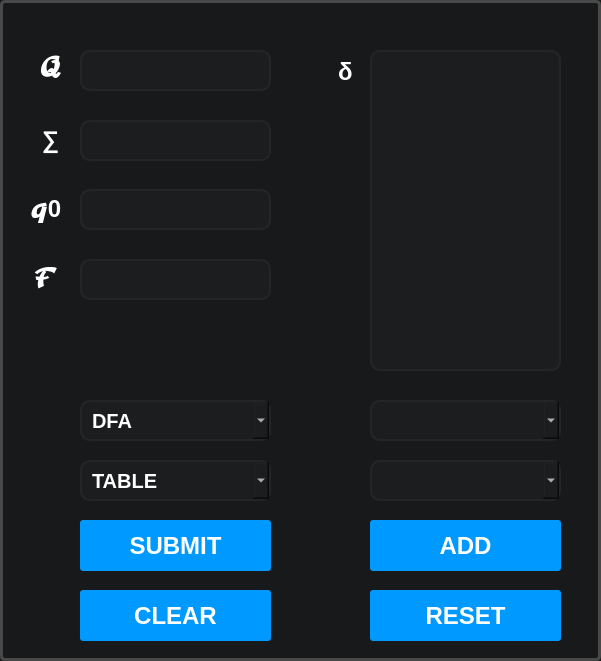
   <widget class="QFrame" name="frame">
    <property name="geometry">
     <rect>
      <x>30</x>
      <y>30</y>
      <width>601</width>
      <height>661</height>
     </rect>
    </property>
    <property name="styleSheet">
     <string notr="true">background-color: rgb(24, 25, 26);
border: 3px solid rgb(73,73,73);
border-radius: 5px;
</string>
    </property>
    <property name="frameShape">
     <enum>QFrame::StyledPanel</enum>
    </property>
    <property name="frameShadow">
     <enum>QFrame::Raised</enum>
    </property>
    <widget class="QLineEdit" name="in_fset">
     <property name="geometry">
      <rect>
       <x>80</x>
       <y>50</y>
       <width>191</width>
       <height>41</height>
      </rect>
     </property>
     <property name="font">
      <font>
       <family>MS Sans Serif</family>
       <pointsize>15</pointsize>
       <weight>75</weight>
       <bold>true</bold>
       <underline>false</underline>
       <kerning>false</kerning>
      </font>
     </property>
     <property name="focusPolicy">
      <enum>Qt::ClickFocus</enum>
     </property>
     <property name="toolTip">
      <string>&lt;html&gt;&lt;head/&gt;&lt;body&gt;&lt;p&gt;&lt;span style=&quot;border:none; font-weight:400; color:#fcfcfc;&quot;&gt;Finite set of states&lt;/span&gt;&lt;/p&gt;&lt;/body&gt;&lt;/html&gt;</string>
     </property>
     <property name="styleSheet">
      <string notr="true">QLineEdit {
	background: rgb(28, 29, 30);
	color: rgb(255, 255, 255);
	border: 2px solid rgb(36, 37, 38);
	border-radius: 10px;	
}

QLineEdit:focus{
	border: 2px solid rgb(89, 191, 255);
}

QLineEdit:focus:hover{
	border: 2px solid rgb(154, 214, 255);
}


QLineEdit:hover{
	border: 2px solid rgb(47, 49, 50);
}</string>
     </property>
     <property name="alignment">
      <set>Qt::AlignCenter</set>
     </property>
     <property name="placeholderText">
      <string/>
     </property>
    </widget>
    <widget class="QLabel" name="lab_fsets">
     <property name="geometry">
      <rect>
       <x>40</x>
       <y>51</y>
       <width>21</width>
       <height>31</height>
      </rect>
     </property>
     <property name="styleSheet">
      <string notr="true">QLabel {
	border: none;
	color: white;
	font-size: 24px;
	font-weight: bold;
	background: transparent;
}</string>
     </property>
     <property name="text">
      <string>𝓠</string>
     </property>
     <property name="alignment">
      <set>Qt::AlignCenter</set>
     </property>
    </widget>
    <widget class="QLineEdit" name="in_fset_Sym">
     <property name="geometry">
      <rect>
       <x>80</x>
       <y>120</y>
       <width>191</width>
       <height>41</height>
      </rect>
     </property>
     <property name="font">
      <font>
       <family>MS Sans Serif</family>
       <pointsize>15</pointsize>
       <weight>75</weight>
       <bold>true</bold>
       <underline>false</underline>
       <kerning>false</kerning>
      </font>
     </property>
     <property name="focusPolicy">
      <enum>Qt::ClickFocus</enum>
     </property>
     <property name="toolTip">
      <string>&lt;html&gt;&lt;head/&gt;&lt;body&gt;&lt;p&gt;&lt;span style=&quot; color:#fcfcfc;&quot;&gt;Finite set of inputs&lt;/span&gt;&lt;/p&gt;&lt;/body&gt;&lt;/html&gt;</string>
     </property>
     <property name="styleSheet">
      <string notr="true">QLineEdit {
	background: rgb(28, 29, 30);
	color: rgb(255, 255, 255);
	border: 2px solid rgb(36, 37, 38);
	border-radius: 10px;	
}

QLineEdit:focus{
	border: 2px solid rgb(89, 191, 255);
}

QLineEdit:focus:hover{
	border: 2px solid rgb(154, 214, 255);
}


QLineEdit:hover{
	border: 2px solid rgb(47, 49, 50);
}</string>
     </property>
     <property name="alignment">
      <set>Qt::AlignCenter</set>
     </property>
     <property name="placeholderText">
      <string/>
     </property>
    </widget>
    <widget class="QLabel" name="lab_fsets_Sym">
     <property name="geometry">
      <rect>
       <x>40</x>
       <y>124</y>
       <width>21</width>
       <height>31</height>
      </rect>
     </property>
     <property name="styleSheet">
      <string notr="true">QLabel {
	border: none;
	color: white;
	font-size: 24px;
	font-weight: bold;
	background: transparent;
}</string>
     </property>
     <property name="text">
      <string>∑</string>
     </property>
     <property name="alignment">
      <set>Qt::AlignCenter</set>
     </property>
    </widget>
    <widget class="QLineEdit" name="in_initial">
     <property name="geometry">
      <rect>
       <x>80</x>
       <y>189</y>
       <width>191</width>
       <height>41</height>
      </rect>
     </property>
     <property name="font">
      <font>
       <family>MS Sans Serif</family>
       <pointsize>15</pointsize>
       <weight>75</weight>
       <bold>true</bold>
       <underline>false</underline>
       <kerning>false</kerning>
      </font>
     </property>
     <property name="focusPolicy">
      <enum>Qt::ClickFocus</enum>
     </property>
     <property name="toolTip">
      <string>&lt;html&gt;&lt;head/&gt;&lt;body&gt;&lt;p&gt;&lt;span style=&quot; color:#fcfcfc;&quot;&gt;Initial state&lt;/span&gt;&lt;/p&gt;&lt;/body&gt;&lt;/html&gt;</string>
     </property>
     <property name="styleSheet">
      <string notr="true">QLineEdit {
	background: rgb(28, 29, 30);
	color: rgb(255, 255, 255);
	border: 2px solid rgb(36, 37, 38);
	border-radius: 10px;	
}

QLineEdit:focus{
	border: 2px solid rgb(89, 191, 255);
}

QLineEdit:focus:hover{
	border: 2px solid rgb(154, 214, 255);
}


QLineEdit:hover{
	border: 2px solid rgb(47, 49, 50);
}</string>
     </property>
     <property name="alignment">
      <set>Qt::AlignCenter</set>
     </property>
     <property name="placeholderText">
      <string/>
     </property>
    </widget>
    <widget class="QLabel" name="lab_initial">
     <property name="geometry">
      <rect>
       <x>30</x>
       <y>193</y>
       <width>31</width>
       <height>31</height>
      </rect>
     </property>
     <property name="styleSheet">
      <string notr="true">QLabel {
	border: none;
	color: white;
	font-size: 24px;
	font-weight: bold;
	background: transparent;
}</string>
     </property>
     <property name="text">
      <string>𝓺0</string>
     </property>
     <property name="alignment">
      <set>Qt::AlignCenter</set>
     </property>
    </widget>
    <widget class="QLineEdit" name="in_finalSet">
     <property name="geometry">
      <rect>
       <x>80</x>
       <y>259</y>
       <width>191</width>
       <height>41</height>
      </rect>
     </property>
     <property name="font">
      <font>
       <family>MS Sans Serif</family>
       <pointsize>15</pointsize>
       <weight>75</weight>
       <bold>true</bold>
       <underline>false</underline>
       <kerning>false</kerning>
      </font>
     </property>
     <property name="focusPolicy">
      <enum>Qt::ClickFocus</enum>
     </property>
     <property name="toolTip">
      <string>&lt;html&gt;&lt;head/&gt;&lt;body&gt;&lt;p&gt;&lt;span style=&quot; color:#fcfcfc;&quot;&gt;Final/Accepting state&lt;/span&gt;&lt;/p&gt;&lt;/body&gt;&lt;/html&gt;</string>
     </property>
     <property name="styleSheet">
      <string notr="true">QLineEdit {
	background: rgb(28, 29, 30);
	color: rgb(255, 255, 255);
	border: 2px solid rgb(36, 37, 38);
	border-radius: 10px;	
}

QLineEdit:focus{
	border: 2px solid rgb(89, 191, 255);
}

QLineEdit:focus:hover{
	border: 2px solid rgb(154, 214, 255);
}


QLineEdit:hover{
	border: 2px solid rgb(47, 49, 50);
}</string>
     </property>
     <property name="alignment">
      <set>Qt::AlignCenter</set>
     </property>
     <property name="placeholderText">
      <string/>
     </property>
    </widget>
    <widget class="QLabel" name="lab_finalSet">
     <property name="geometry">
      <rect>
       <x>30</x>
       <y>263</y>
       <width>31</width>
       <height>31</height>
      </rect>
     </property>
     <property name="styleSheet">
      <string notr="true">QLabel {
	border: none;
	color: white;
	font-size: 24px;
	font-weight: bold;
	background: transparent;
}</string>
     </property>
     <property name="text">
      <string>𝓕</string>
     </property>
     <property name="alignment">
      <set>Qt::AlignCenter</set>
     </property>
    </widget>
    <widget class="QPushButton" name="btn_submit">
     <property name="geometry">
      <rect>
       <x>80</x>
       <y>520</y>
       <width>191</width>
       <height>51</height>
      </rect>
     </property>
     <property name="font">
      <font>
       <pointsize>18</pointsize>
       <weight>75</weight>
       <bold>true</bold>
      </font>
     </property>
     <property name="cursor">
      <cursorShape>PointingHandCursor</cursorShape>
     </property>
     <property name="toolTip">
      <string>&lt;html&gt;&lt;head/&gt;&lt;body&gt;&lt;p&gt;&lt;span style=&quot; font-size:8pt; color:#ffffff;&quot;&gt;Submit Entry&lt;/span&gt;&lt;/p&gt;&lt;/body&gt;&lt;/html&gt;</string>
     </property>
     <property name="styleSheet">
      <string notr="true">QPushButton {
	background-color:rgb(0,153,255);
	color: rgb(255, 255, 255);
	border: none;
	border-radius:  3px;
}

QPushButton:hover{
	background: rgb(34, 166, 255);
}

QPushButton::pressed{
	background: rgb(0, 132, 219)
}
</string>
     </property>
     <property name="text">
      <string>SUBMIT</string>
     </property>
    </widget>
    <widget class="QComboBox" name="btn_fType">
     <property name="geometry">
      <rect>
       <x>80</x>
       <y>400</y>
       <width>191</width>
       <height>41</height>
      </rect>
     </property>
     <property name="font">
      <font>
       <pointsize>15</pointsize>
       <weight>75</weight>
       <bold>true</bold>
      </font>
     </property>
     <property name="cursor">
      <cursorShape>PointingHandCursor</cursorShape>
     </property>
     <property name="toolTip">
      <string>&lt;html&gt;&lt;head/&gt;&lt;body&gt;&lt;p&gt;&lt;span style=&quot; color:#fcfcfc;&quot;&gt;Finite Automata&lt;/span&gt;&lt;/p&gt;&lt;/body&gt;&lt;/html&gt;</string>
     </property>
     <property name="styleSheet">
      <string notr="true">QComboBox {
	background: rgb(28, 29, 30);
	color: rgb(255, 255, 255);
	border: 2px solid rgb(36, 37, 38);
	border-radius: 10px;
	padding-left: 10px;
}

QComboBox:focus{
	border: 2px solid rgb(89, 191, 255);
	color: rgb(255, 255, 255);
}

QComboBox:focus:hover{
	border: 2px solid rgb(154, 214, 255);
	color: rgb(255, 255, 255);
}

QComboBox:hover{
	border: 2px solid rgb(47, 49, 50);
	color: rgb(255, 255, 255);
}

QComboBox QAbstractItemView {
    border: 0px solid transparent;
    selection-background-color:  rgb(89, 191, 255);
	color: rgb(214, 214, 214);
	border-radius: 5px;
}
</string>
     </property>
     <item>
      <property name="text">
       <string>DFA</string>
      </property>
     </item>
     <item>
      <property name="text">
       <string>NFA</string>
      </property>
     </item>
     <item>
      <property name="text">
       <string>ε-NFA</string>
      </property>
     </item>
     <item>
      <property name="text">
       <string>DFA &amp; NFA</string>
      </property>
     </item>
     <item>
      <property name="text">
       <string>DFA &amp; ε-NFA</string>
      </property>
     </item>
     <item>
      <property name="text">
       <string>NFA &amp; ε-NFA</string>
      </property>
     </item>
     <item>
      <property name="text">
       <string>ALL</string>
      </property>
     </item>
    </widget>
    <widget class="QPushButton" name="btn_clear">
     <property name="geometry">
      <rect>
       <x>80</x>
       <y>590</y>
       <width>191</width>
       <height>51</height>
      </rect>
     </property>
     <property name="font">
      <font>
       <pointsize>18</pointsize>
       <weight>75</weight>
       <bold>true</bold>
      </font>
     </property>
     <property name="cursor">
      <cursorShape>PointingHandCursor</cursorShape>
     </property>
     <property name="toolTip">
      <string>&lt;html&gt;&lt;head/&gt;&lt;body&gt;&lt;p&gt;&lt;span style=&quot; font-size:8pt; color:#ffffff;&quot;&gt;Clear Entry&lt;/span&gt;&lt;/p&gt;&lt;/body&gt;&lt;/html&gt;</string>
     </property>
     <property name="styleSheet">
      <string notr="true">QPushButton {
	background-color:rgb(0,153,255);
	color: rgb(255, 255, 255);
	border: none;
	border-radius:  3px;
}

QPushButton:hover{
	background: rgb(34, 166, 255);
}

QPushButton::pressed{
	background: rgb(0, 132, 219)
}
</string>
     </property>
     <property name="text">
      <string>CLEAR</string>
     </property>
    </widget>
    <widget class="QLabel" name="warn1">
     <property name="geometry">
      <rect>
       <x>65</x>
       <y>95</y>
       <width>221</width>
       <height>20</height>
      </rect>
     </property>
     <property name="font">
      <font>
       <pointsize>10</pointsize>
      </font>
     </property>
     <property name="styleSheet">
      <string notr="true">QLabel {
	background: transparent;
	color: red;
	border: none;
}</string>
     </property>
     <property name="text">
      <string/>
     </property>
     <property name="alignment">
      <set>Qt::AlignCenter</set>
     </property>
    </widget>
    <widget class="QLabel" name="warn2">
     <property name="geometry">
      <rect>
       <x>65</x>
       <y>164</y>
       <width>221</width>
       <height>20</height>
      </rect>
     </property>
     <property name="font">
      <font>
       <pointsize>10</pointsize>
      </font>
     </property>
     <property name="styleSheet">
      <string notr="true">QLabel {
	background: transparent;
	color: red;
	border: none;
}</string>
     </property>
     <property name="text">
      <string/>
     </property>
     <property name="alignment">
      <set>Qt::AlignCenter</set>
     </property>
    </widget>
    <widget class="QLabel" name="warn3">
     <property name="geometry">
      <rect>
       <x>65</x>
       <y>231</y>
       <width>221</width>
       <height>20</height>
      </rect>
     </property>
     <property name="font">
      <font>
       <pointsize>10</pointsize>
      </font>
     </property>
     <property name="styleSheet">
      <string notr="true">QLabel {
	background: transparent;
	color: red;
	border: none;
}</string>
     </property>
     <property name="text">
      <string/>
     </property>
     <property name="alignment">
      <set>Qt::AlignCenter</set>
     </property>
    </widget>
    <widget class="QLabel" name="warn4">
     <property name="geometry">
      <rect>
       <x>65</x>
       <y>300</y>
       <width>221</width>
       <height>20</height>
      </rect>
     </property>
     <property name="font">
      <font>
       <pointsize>10</pointsize>
      </font>
     </property>
     <property name="styleSheet">
      <string notr="true">QLabel {
	background: transparent;
	color: red;
	border: none;
}</string>
     </property>
     <property name="text">
      <string/>
     </property>
     <property name="alignment">
      <set>Qt::AlignCenter</set>
     </property>
    </widget>
    <widget class="QLabel" name="lab_transition">
     <property name="geometry">
      <rect>
       <x>330</x>
       <y>56</y>
       <width>31</width>
       <height>31</height>
      </rect>
     </property>
     <property name="styleSheet">
      <string notr="true">QLabel {
	border: none;
	color: white;
	font-size: 24px;
	font-weight: bold;
	background: transparent;
}</string>
     </property>
     <property name="text">
      <string>δ</string>
     </property>
     <property name="alignment">
      <set>Qt::AlignCenter</set>
     </property>
    </widget>
    <widget class="QTableWidget" name="tableWidget">
     <property name="geometry">
      <rect>
       <x>370</x>
       <y>50</y>
       <width>191</width>
       <height>321</height>
      </rect>
     </property>
     <property name="font">
      <font>
       <pointsize>12</pointsize>
      </font>
     </property>
     <property name="toolTip">
      <string>&lt;html&gt;&lt;head/&gt;&lt;body&gt;&lt;p&gt;&lt;span style=&quot; font-size:8pt; color:#ffffff;&quot;&gt;Transitions Table&lt;/span&gt;&lt;/p&gt;&lt;/body&gt;&lt;/html&gt;</string>
     </property>
     <property name="styleSheet">
      <string notr="true">QTableWidget {
	background: rgb(28, 29, 30);
	color: rgb(255, 255, 255);
	border: 2px solid rgb(36, 37, 38);
	border-radius: 10px;	
}

QTableWidget:focus{
	border: 2px solid rgb(89, 191, 255);
}

QTableWidget:focus:hover{
	border: 2px solid rgb(154, 214, 255);
}


QTableWidget:hover{
	border: 2px solid rgb(47, 49, 50);
}</string>
     </property>
    </widget>
    <widget class="QComboBox" name="btn_transitions">
     <property name="geometry">
      <rect>
       <x>370</x>
       <y>460</y>
       <width>191</width>
       <height>41</height>
      </rect>
     </property>
     <property name="font">
      <font>
       <pointsize>15</pointsize>
       <weight>75</weight>
       <bold>true</bold>
      </font>
     </property>
     <property name="cursor">
      <cursorShape>PointingHandCursor</cursorShape>
     </property>
     <property name="toolTip">
      <string>&lt;html&gt;&lt;head/&gt;&lt;body&gt;&lt;p&gt;&lt;span style=&quot; font-weight:400; color:#fcfcfc;&quot;&gt;Transitions destination&lt;/span&gt;&lt;/p&gt;&lt;/body&gt;&lt;/html&gt;</string>
     </property>
     <property name="styleSheet">
      <string notr="true">QComboBox {
	background: rgb(28, 29, 30);
	color: rgb(255, 255, 255);
	border: 2px solid rgb(36, 37, 38);
	border-radius: 10px;
	padding-left: 10px;
}

QComboBox:focus{
	border: 2px solid rgb(89, 191, 255);
	color: rgb(255, 255, 255);
}

QComboBox:focus:hover{
	border: 2px solid rgb(154, 214, 255);
	color: rgb(255, 255, 255);
}

QComboBox:hover{
	border: 2px solid rgb(47, 49, 50);
	color: rgb(255, 255, 255);
}

QComboBox QAbstractItemView {
    border: 0px solid transparent;
    selection-background-color:  rgb(89, 191, 255);
	color: rgb(214, 214, 214);
	border-radius: 5px;
}
</string>
     </property>
    </widget>
    <widget class="QComboBox" name="btn_states">
     <property name="geometry">
      <rect>
       <x>370</x>
       <y>400</y>
       <width>191</width>
       <height>41</height>
      </rect>
     </property>
     <property name="font">
      <font>
       <pointsize>15</pointsize>
       <weight>75</weight>
       <bold>true</bold>
      </font>
     </property>
     <property name="cursor">
      <cursorShape>PointingHandCursor</cursorShape>
     </property>
     <property name="toolTip">
      <string>&lt;html&gt;&lt;head/&gt;&lt;body&gt;&lt;p&gt;&lt;span style=&quot; color:#fcfcfc;&quot;&gt;States.&lt;/span&gt;&lt;/p&gt;&lt;/body&gt;&lt;/html&gt;</string>
     </property>
     <property name="styleSheet">
      <string notr="true">QComboBox {
	background: rgb(28, 29, 30);
	color: rgb(255, 255, 255);
	border: 2px solid rgb(36, 37, 38);
	border-radius: 10px;
	padding-left: 10px;
}

QComboBox:focus{
	border: 2px solid rgb(89, 191, 255);
	color: rgb(255, 255, 255);
}

QComboBox:focus:hover{
	border: 2px solid rgb(154, 214, 255);
	color: rgb(255, 255, 255);
}

QComboBox:hover{
	border: 2px solid rgb(47, 49, 50);
	color: rgb(255, 255, 255);
}

QComboBox QAbstractItemView {
    border: 0px solid transparent;
    selection-background-color:  rgb(89, 191, 255);
	color: rgb(214, 214, 214);
	border-radius: 5px;
}
</string>
     </property>
    </widget>
    <widget class="QPushButton" name="btn_add">
     <property name="geometry">
      <rect>
       <x>370</x>
       <y>520</y>
       <width>191</width>
       <height>51</height>
      </rect>
     </property>
     <property name="font">
      <font>
       <pointsize>18</pointsize>
       <weight>75</weight>
       <bold>true</bold>
      </font>
     </property>
     <property name="cursor">
      <cursorShape>PointingHandCursor</cursorShape>
     </property>
     <property name="toolTip">
      <string>&lt;html&gt;&lt;head/&gt;&lt;body&gt;&lt;p&gt;&lt;span style=&quot; font-size:8pt; color:#ffffff;&quot;&gt;Add to Table&lt;/span&gt;&lt;/p&gt;&lt;/body&gt;&lt;/html&gt;</string>
     </property>
     <property name="styleSheet">
      <string notr="true">QPushButton {
	background-color:rgb(0,153,255);
	color: rgb(255, 255, 255);
	border: none;
	border-radius:  3px;
}

QPushButton:hover{
	background: rgb(34, 166, 255);
}

QPushButton::pressed{
	background: rgb(0, 132, 219)
}
</string>
     </property>
     <property name="text">
      <string>ADD</string>
     </property>
    </widget>
    <widget class="QPushButton" name="btn_reset">
     <property name="geometry">
      <rect>
       <x>370</x>
       <y>590</y>
       <width>191</width>
       <height>51</height>
      </rect>
     </property>
     <property name="font">
      <font>
       <pointsize>18</pointsize>
       <weight>75</weight>
       <bold>true</bold>
      </font>
     </property>
     <property name="cursor">
      <cursorShape>PointingHandCursor</cursorShape>
     </property>
     <property name="toolTip">
      <string>&lt;html&gt;&lt;head/&gt;&lt;body&gt;&lt;p&gt;&lt;span style=&quot; font-size:8pt; color:#ffffff;&quot;&gt;Clear Table&lt;/span&gt;&lt;/p&gt;&lt;/body&gt;&lt;/html&gt;</string>
     </property>
     <property name="styleSheet">
      <string notr="true">QPushButton {
	background-color:rgb(0,153,255);
	color: rgb(255, 255, 255);
	border: none;
	border-radius:  3px;
}

QPushButton:hover{
	background: rgb(34, 166, 255);
}

QPushButton::pressed{
	background: rgb(0, 132, 219)
}
</string>
     </property>
     <property name="text">
      <string>RESET</string>
     </property>
    </widget>
    <widget class="QLabel" name="submitError">
     <property name="geometry">
      <rect>
       <x>70</x>
       <y>350</y>
       <width>221</width>
       <height>31</height>
      </rect>
     </property>
     <property name="font">
      <font>
       <pointsize>16</pointsize>
       <weight>75</weight>
       <bold>true</bold>
      </font>
     </property>
     <property name="styleSheet">
      <string notr="true">QLabel {
	background: transparent;
	color: red;
	border: none;
}</string>
     </property>
     <property name="text">
      <string/>
     </property>
     <property name="alignment">
      <set>Qt::AlignCenter</set>
     </property>
    </widget>
    <widget class="QComboBox" name="btn_showAs">
     <property name="geometry">
      <rect>
       <x>80</x>
       <y>460</y>
       <width>191</width>
       <height>41</height>
      </rect>
     </property>
     <property name="font">
      <font>
       <pointsize>15</pointsize>
       <weight>75</weight>
       <bold>true</bold>
      </font>
     </property>
     <property name="cursor">
      <cursorShape>PointingHandCursor</cursorShape>
     </property>
     <property name="toolTip">
      <string>&lt;html&gt;&lt;head/&gt;&lt;body&gt;&lt;p&gt;&lt;span style=&quot; font-weight:400; color:#ffffff;&quot;&gt;Show As...&lt;/span&gt;&lt;/p&gt;&lt;/body&gt;&lt;/html&gt;</string>
     </property>
     <property name="styleSheet">
      <string notr="true">QComboBox {
	background: rgb(28, 29, 30);
	color: rgb(255, 255, 255);
	border: 2px solid rgb(36, 37, 38);
	border-radius: 10px;
	padding-left: 10px;
}

QComboBox:focus{
	border: 2px solid rgb(89, 191, 255);
	color: rgb(255, 255, 255);
}

QComboBox:focus:hover{
	border: 2px solid rgb(154, 214, 255);
	color: rgb(255, 255, 255);
}

QComboBox:hover{
	border: 2px solid rgb(47, 49, 50);
	color: rgb(255, 255, 255);
}

QComboBox QAbstractItemView {
    border: 0px solid transparent;
    selection-background-color:  rgb(89, 191, 255);
	color: rgb(214, 214, 214);
	border-radius: 5px;
}
</string>
     </property>
     <item>
      <property name="text">
       <string>TABLE</string>
      </property>
     </item>
     <item>
      <property name="text">
       <string>GRAPHICAL</string>
      </property>
     </item>
     <item>
      <property name="text">
       <string>BOTH</string>
      </property>
     </item>
    </widget>
   </widget>
